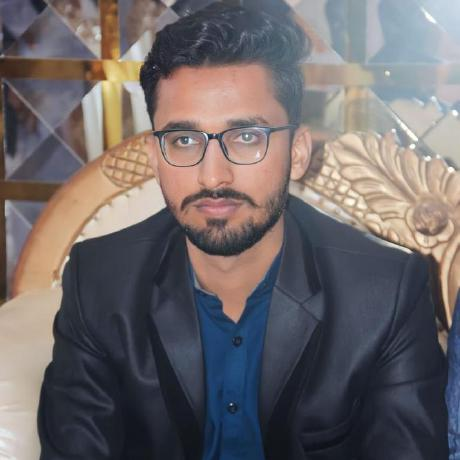
%> input picture assets/sami.jpeg, 460 x 460 px
$ octave pieceWise.m   (GNU Octave 9; MATLAB toolbox functions it lacks are replaced by stand-ins)
%> lines starting %> are read from the running program, lines starting %| are printed output that depends on the picture
LowContrastImg=rgb2gray(imread("E:/Matlab/assets/sami.jpeg"));
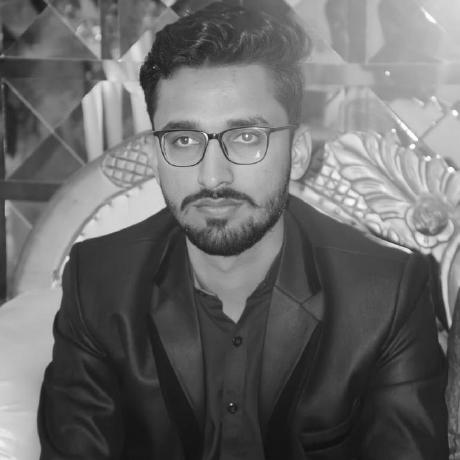
%> LowContrastImg: size 460x460 uint8; min 14, max 255, mean 106

[R C]=size(LowContrastImg);
%> R = 460; C = 460
figure;imshow(LowContrastImg);

LowContrastImg=double(LowContrastImg);
%> LowContrastImg: size 460x460 double

EnhancedHighContr=zeros(R,C);
for i=1:R
    for j=1:C
        if LowContrastImg(i,j)<=32
            EnhancedHighContr(i,j)=LowContrastImg(i,j)/2;
        elseif LowContrastImg(i,j)>32 && LowContrastImg(i,j)<=223
            EnhancedHighContr(i,j)=LowContrastImg(i,j)*1.5;
        else
            EnhancedHighContr(i,j)=LowContrastImg(i,j)/2;
        end
    end
end
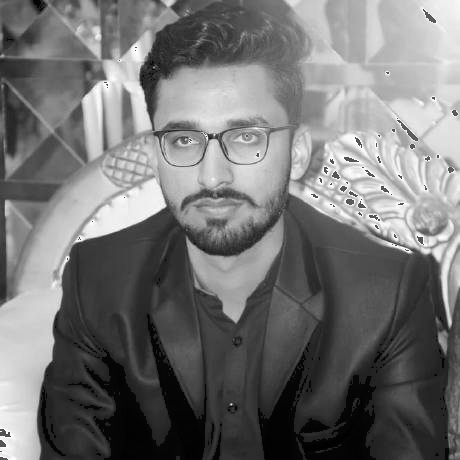
%> EnhancedHighContr: size 460x460 double; min 7, max 334.5, mean 156.3; drawn with min black and max white

figure;imshow(EnhancedHighContr,[]);

imgFFT=fft2(EnhancedHighContr);
img2=ifft(imgFFT);
%image show in frequency domain show it is black because mostly values map
% on 0.
figure;imshow(imgFFT,[]);
S=fftshift(log(1+abs(imgFFT)));
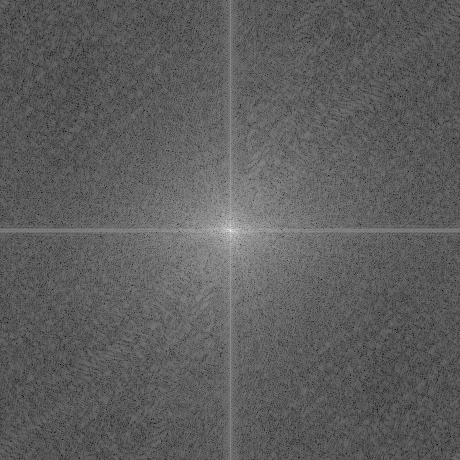
%> S: size 460x460 double; min 2.97, max 17.31, mean 8.27; drawn with min black and max white
figure;imshow(S,[]);
